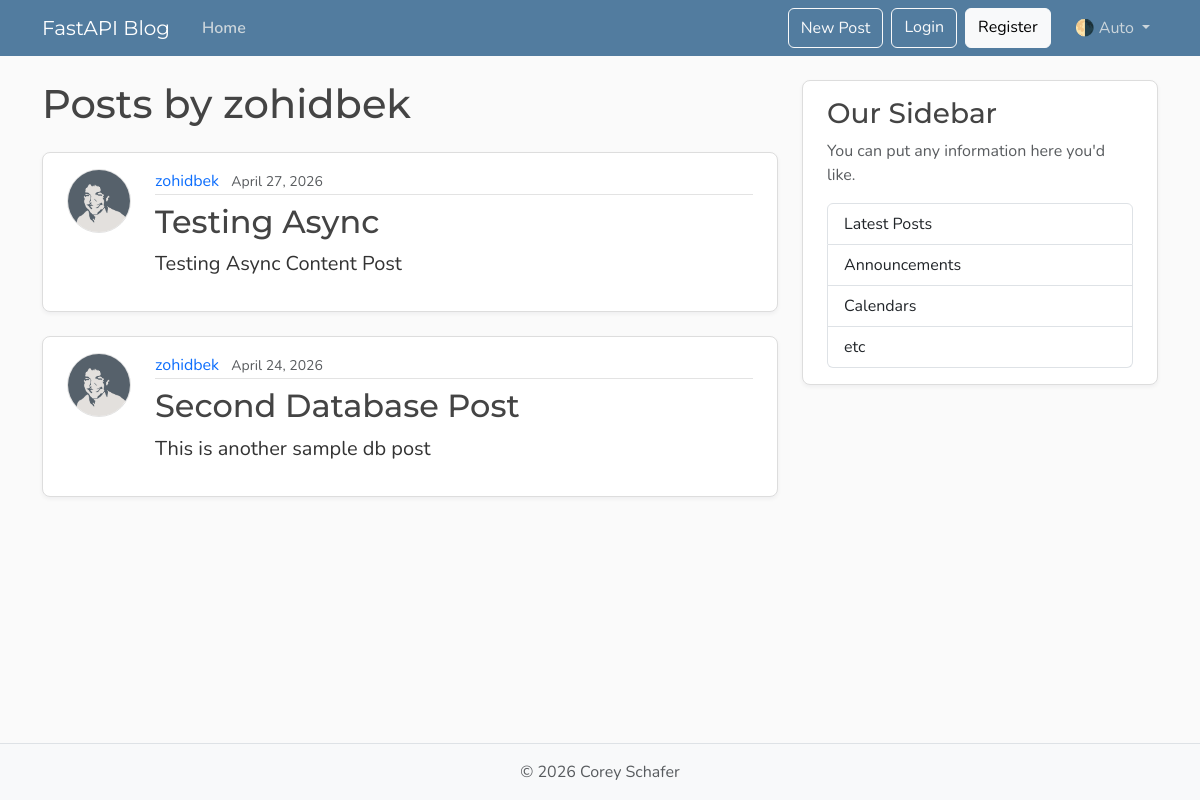
Before: /users/1/posts with the older database file.
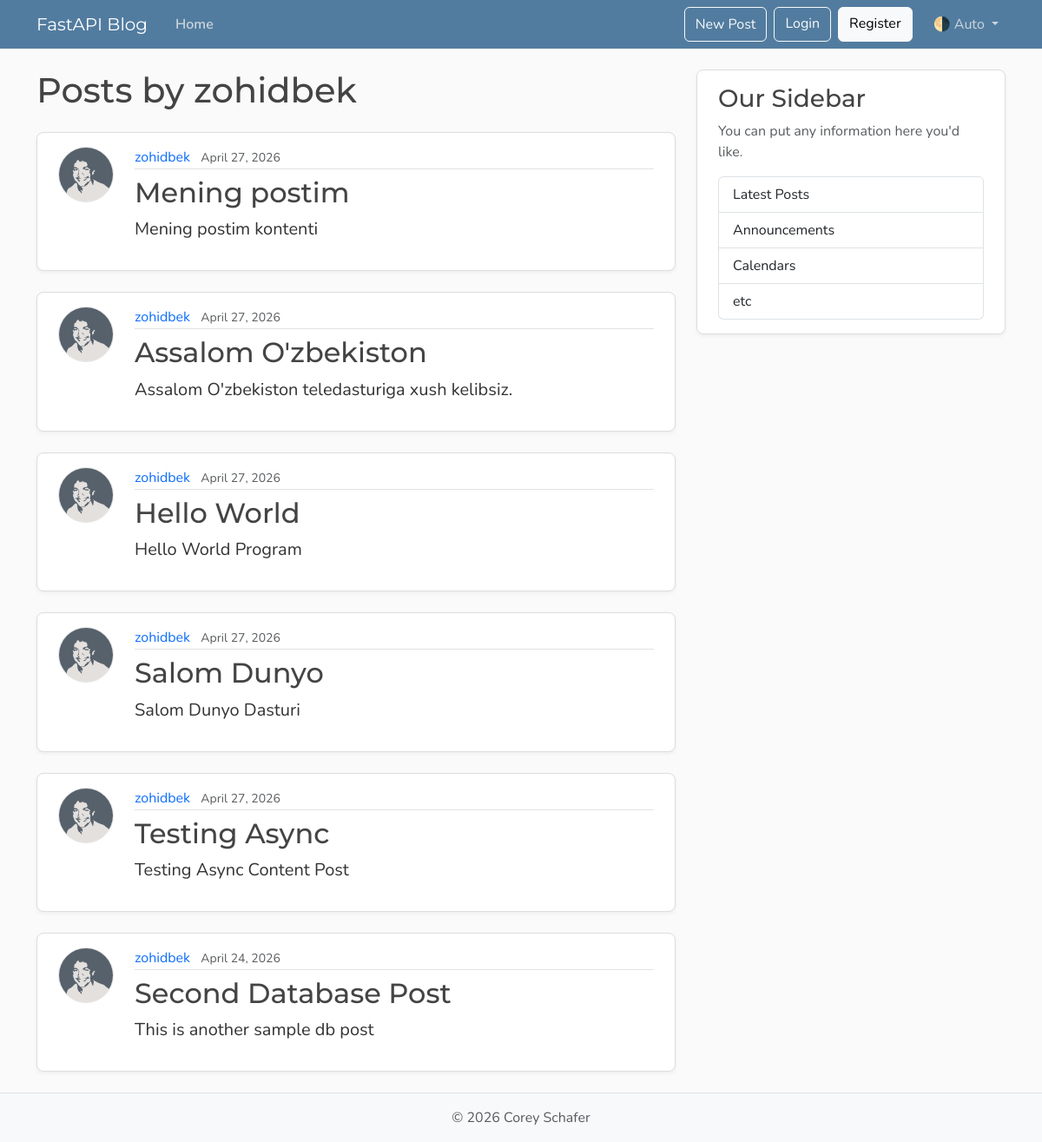
After: the same page with the newer database file.
### models.py (models this page shows, shortened)
class User(Base):
    __tablename__ = "users"
    id: Mapped[int] = mapped_column(Integer, primary_key=True, index=True)
    username: Mapped[str] = mapped_column(String(50), unique=True, nullable=False)
    email: Mapped[str] = mapped_column(String(120), unique=True, nullable=False)
    image_file: Mapped[str | None] = mapped_column(
        String(200),
        nullable=True,
        default=None,
    )
    posts: Mapped[list[Post]] = relationship(
        back_populates="author",
        cascade="all, delete-orphan"  # cascade delete
    )

class Post(Base):
    __tablename__ = "posts"
    id: Mapped[int] = mapped_column(Integer, primary_key=True, index=True)
    title: Mapped[str] = mapped_column(String(100), nullable=False)
    content: Mapped[str] = mapped_column(Text, nullable=False)
    user_id: Mapped[int] = mapped_column(
        ForeignKey("users.id"),
        nullable=False,
        index=True,
    )
    date_posted: Mapped[datetime] = mapped_column(
        DateTime(timezone=True),
        default=lambda: datetime.now(UTC),
    )
    author: Mapped[User] = relationship(back_populates="posts")

### main.py (the view)
@app.get("/users/{user_id}/posts", include_in_schema=False, name="user_posts")
async def user_posts_page(
    request: Request,
    user_id: int,
    db: Annotated[AsyncSession, Depends(get_db)],
):
    result = await db.execute(select(models.User).where(models.User.id == user_id))
    user = result.scalars().first()
    if not user:
        raise HTTPException(
            status_code=status.HTTP_404_NOT_FOUND,
            detail="User not found",
        )
    result = await db.execute(
        select(models.Post)
        .options(selectinload(models.Post.author))
        .where(models.Post.user_id == user_id)
        .order_by(models.Post.date_posted.desc()),
    )
    posts = result.scalars().all()
    return templates.TemplateResponse(
        request,
        "user_posts.html",
        {"posts": posts, "user": user, "title": f"{user.username}'s Posts"},
    )

### templates/user_posts.html
{% extends "layout.html" %}
{% block content %}
  <h1 class="mb-4">Posts by {{ user.username }}</h1>
  {% for post in posts %}
    <article class="content-section py-3 px-4 mb-4">
      <div class="d-flex align-items-start gap-4">
        <img class="rounded-circle article-img flex-shrink-0"
             src="{{ post.author.image_path }}"
             alt="{{ post.author.username }}'s profile picture"
             width="64"
             height="64"
             loading="lazy">
        <div class="flex-grow-1">
          <div class="article-metadata mb-2">
            <a class="me-2"
               href="{{ url_for('user_posts', user_id=post.author.id) }}">{{ post.author.username }}</a>
            <small class="text-body-secondary">{{ post.date_posted.strftime("%B %d, %Y") }}</small>
          </div>
          <h2>
            <a class="article-title"
               href="{{ url_for('post_page', post_id=post.id) }}">{{ post.title }}</a>
          </h2>
          <p class="article-content">{{ post.content }}</p>
        </div>
      </div>
    </article>
  {% else %}
    <p class="text-body-secondary">No posts by this user yet.</p>
  {% endfor %}
{% endblock content %}

### templates/layout.html (shortened to what this page needs)
<!DOCTYPE html>
<html lang="en">
    <head>
        <link href="https://cdn.jsdelivr.net/npm/bootstrap@5.3.8/dist/css/bootstrap.min.css"
              rel="stylesheet"
>
        <link rel="stylesheet"
              type="text/css"
              href="{{ url_for("static", path='css/main.css') }}">
    </head>
    <body class="d-flex flex-column min-vh-100">
        <header class="site-header">
            <nav class="navbar navbar-expand-md bg-steel fixed-top"
                 data-bs-theme="dark">
                <div class="container">
                    <a class="navbar-brand me-4" href="{{ url_for("home") }}">FastAPI Blog</a>
                    <div class="collapse navbar-collapse" id="navbarToggle">
                        <div class="navbar-nav me-auto">
                            <a class="nav-link active"
                               aria-current="page"
                               href="{{ url_for("home") }}">Home</a>
                        </div>
                        <div class="navbar-nav">
                            <button class="btn btn-outline-light mb-2 mb-md-0 me-md-2"
                                    type="button"
                                    data-bs-toggle="modal"
                                    data-bs-target="#createPostModal">New Post</button>
                            <a class="btn btn-outline-light mb-2 mb-md-0 me-md-2" href="#">Login</a>
                            <a class="btn btn-light mb-2 mb-md-0 me-md-3" href="#">Register</a>
                            <div class="nav-item dropdown">
                                <a class="nav-link dropdown-toggle"
                                   href="#"
                                   role="button"
                                   id="bd-theme"
                                   data-bs-toggle="dropdown"
                                   aria-expanded="false">
                                    <span id="bd-theme-text">🌗 Auto</span>
                                </a>
                            </div>
                        </div>
                    </div>
                </div>
            </nav>
        </header>
        <main role="main" class="container">
            <div class="row">
                <div class="col-md-8">
                    {% block content %}
                    {% endblock content %}
                </div>
                <aside class="col-md-4">
                    <div class="content-section py-3 px-4 mb-4">
                        <h3>Our Sidebar</h3>
                        <p class="text-body-secondary">You can put any information here you'd like.</p>
                        <ul class="list-group">
                            <li class="list-group-item">Latest Posts</li>
                            <li class="list-group-item">Announcements</li>
                            <li class="list-group-item">Calendars</li>
                            <li class="list-group-item">etc</li>
                        </ul>
                    </div>
                </aside>
            </div>
        </main>
        <footer class="mt-auto py-3 bg-body-tertiary border-top">
            <div class="container text-center">
                <p class="text-body-secondary mb-0">
                    © <span id="year"></span> Corey Schafer
                </p>
            </div>
        </footer>
    </body>
</html>

### static/css/main.css (style rules this page uses)
:root { --font-heading: "Montserrat", system-ui, -apple-system, BlinkMacSystemFont, sans-serif; --font-body: "Nunito", system-ui, -apple-system, BlinkMacSystemFont, sans-serif; --color-bg-body: #fafafa; --color-bg-content: #ffffff; --color-text-primary: #333333; --color-text-heading: #444444; --color-steel: #527c9f; --color-nav-link: #cbd5db; --color-nav-link-hover: #ffffff; --color-link-hover: #428bca; --color-border: #dddddd; --color-border-light: #e3e3e3; --spacing-xl: 5rem; --article-img-size: 4rem; --account-img-size: 7.813rem; }
body { font-family: var(--font-body); background: var(--color-bg-body); color: var(--color-text-primary); }
main { padding-top: var(--spacing-xl); }
h1, h2, h3, h4, h5, h6 { font-family: var(--font-heading); color: var(--color-text-heading); }
.navbar-brand { font-family: var(--font-heading); }
a { text-decoration: none; }
.bg-steel { background-color: var(--color-steel); }
.site-header .navbar-nav .nav-link { color: var(--color-nav-link); transition: color 0.2s ease-in-out; }
.site-header .navbar-nav .nav-link.active { font-weight: 600; }
.content-section { background: var(--color-bg-content); border: 1px solid var(--color-border); border-radius: 0.5rem; box-shadow: 0 2px 4px rgba(15, 23, 42, 0.05); transition: box-shadow 0.15s ease, transform 0.15s ease, border-color 0.15s ease; }
.article-title { color: var(--color-text-heading); transition: color 0.2s ease-in-out; }
.article-content { white-space: pre-line; font-size: 1.25rem; }
.article-img { height: var(--article-img-size); width: var(--article-img-size); flex-shrink: 0; object-fit: cover; border: 1px solid var(--color-border-light); box-shadow: 0 0 0 2px var(--color-bg-content); }
.article-metadata { padding-bottom: 0.063rem; border-bottom: 1px solid var(--color-border-light); }
.article-metadata a { transition: color 0.2s ease-in-out; }
[data-bs-theme="dark"] { --color-bg-body: #1a1a1a; --color-bg-content: #2d2d2d; --color-text-primary: #e0e0e0; --color-text-heading: #f0f0f0; --color-border: #404040; --color-border-light: #4a4a4a; }

Changed rows visible on the page:
added Post: author.image_path (picture), author.username "zohidbek", date_posted "April 27, 2026", title "Mening postim", content "Mening postim kontenti"
added Post: author.image_path (picture), author.username "zohidbek", date_posted "April 27, 2026", title "Assalom O'zbekiston", content "Assalom O'zbekiston teledasturiga xush kelibsiz."
added Post: author.image_path (picture), author.username "zohidbek", date_posted "April 27, 2026", title "Hello World", content "Hello World Program"
added Post: author.image_path (picture), author.username "zohidbek", date_posted "April 27, 2026", title "Salom Dunyo", content "Salom Dunyo Dasturi"
